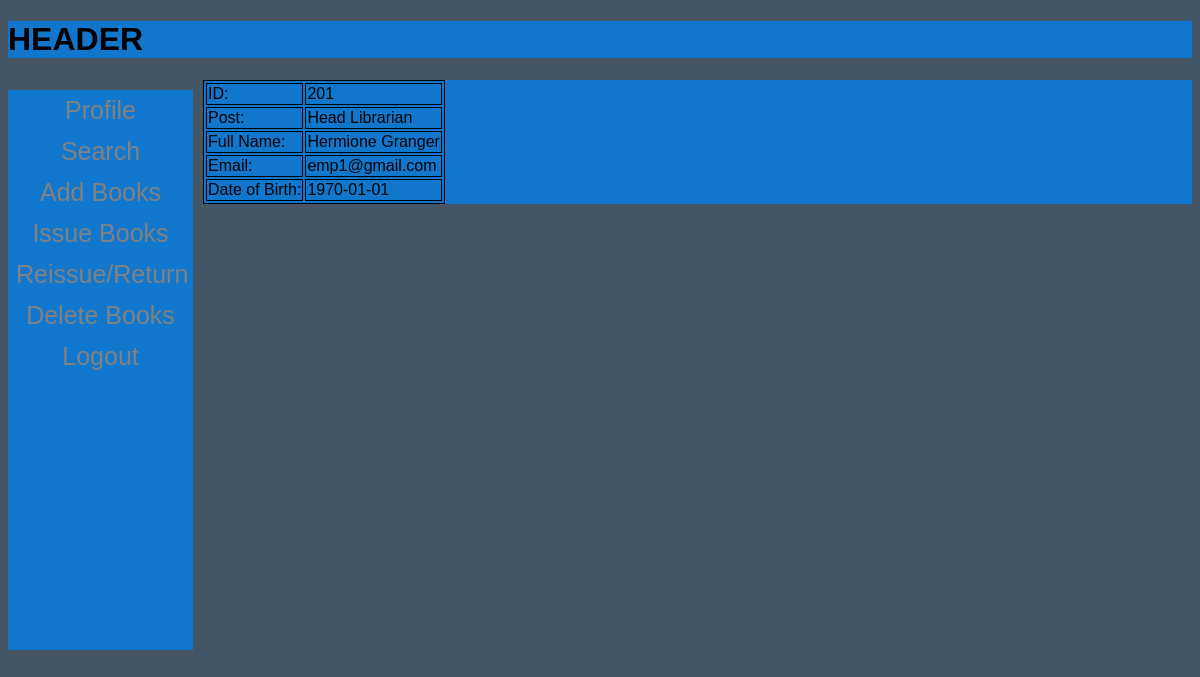
/index.php (signed in), run on the app's committed database.
### tables this page shows
CREATE TABLE `employees` (
  `EmployeeID` int(11) NOT NULL,
  `Post` varchar(30) DEFAULT NULL,
  `FirstName` varchar(30) DEFAULT NULL,
  `LastName` varchar(30) DEFAULT NULL,
  `Email` varchar(30) DEFAULT NULL,
  `DOB` date DEFAULT NULL,
  `Password` varchar(30) DEFAULT NULL,
  PRIMARY KEY (`EmployeeID`)
);

### index.php (the view, shortened to what this page needs)
<!DOCTYPE html>
<html lang="en">
<head>
    <link rel="stylesheet" type="text/css" href="style.php">
</head>
<body>
    <div class="header">
        <?php
            require_once 'common/header.php' ; ?>
    </div>
    <div class="nav-bar">
        <?php
            require_once 'common/nav-bar.php' ?>
    </div>
    <div class="main-content">
        <?php
            $mysqli = new mysqli(DB_HOST, DB_USER, DB_PASS, DB_NAME);
            if(isset($_SESSION['user'])){
                $id = $_SESSION['user'];
                $sql = "SELECT UserID, FirstName, LastName, Email, DOB FROM Users WHERE UserID ='$id' ";
            }
            elseif (isset($_SESSION['emp'])) {
                $id = $_SESSION['emp'];
                $sql = "SELECT EmployeeID, Post, FirstName, LastName, Email, DOB FROM Employees WHERE EmployeeID = '$id';";
            }
            else{
                echo "Invalid login";
                die;
            }
            if(! $result = $mysqli->query($sql)){
               echo "Query Error!";
            }
            $result->data_seek(0);
            $row = $result->fetch_assoc();
            ?>
            <table class="index">
                <tr>
                    <td> ID: </td>
                    <td> <?= $id ?> </td>
                </tr>
                <?php
                if(isset($_SESSION['emp'])){
                ?>
                    <tr>
                        <td>Post:</td>
                        <td> <?= $row['Post']?></td>
                    </tr>
                <?php
                }
                ?>
                <tr>
                    <td>Full Name:</td>
                    <td> <?= $row['FirstName'] . " " . $row['LastName'] ?></td>
                </tr>
                <tr>
                    <td>Email:</td>
                    <td> <?= $row['Email']?></td>
                </tr>
                <tr>
                    <td>Date of Birth:</td>
                    <td> <?= $row['DOB']?></td>
                </tr>
            </table>
    </div>
</body>
</html>

### index.php (style rules this page uses)
table, tr, td, th { border: 1px solid black; }

### data on the page
employees: Post "Head Librarian", FirstName "Hermione", LastName "Granger", Email "emp1@gmail.com", DOB "1970-01-01"

### other printed values
$id "201"
